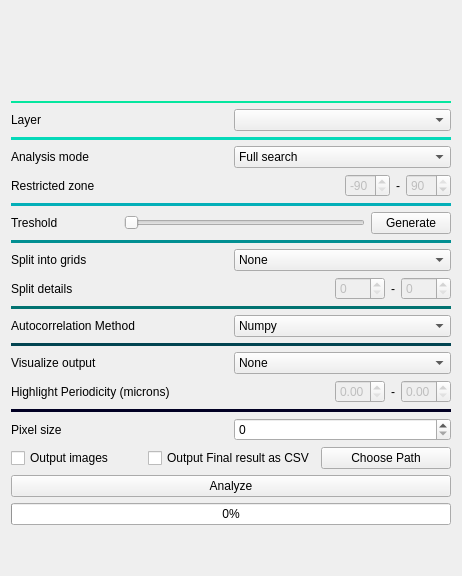
<?xml version="1.0" encoding="UTF-8"?>
<ui version="4.0">
 <class>Form</class>
 <widget class="QWidget" name="Form">
  <property name="geometry">
   <rect>
    <x>0</x>
    <y>0</y>
    <width>400</width>
    <height>300</height>
   </rect>
  </property>
  <property name="windowTitle">
   <string>Form</string>
  </property>
  <layout class="QVBoxLayout" name="verticalLayout_2">
    <item>
     <layout class="QVBoxLayout" name="verticalLayout">
      <property name="leftMargin">
       <number>0</number>
      </property>
      <item>
       <layout class="QHBoxLayout" name="horizontalLayout">
        <property name="sizeConstraint">
         <enum>QLayout::SetFixedSize</enum>
        </property>
        <property name="bottomMargin">
         <number>20</number>
        </property>
        <item>
         <widget class="QLabel" name="label_2">
          <property name="sizePolicy">
           <sizepolicy hsizetype="Minimum" vsizetype="Minimum">
            <horstretch>0</horstretch>
            <verstretch>0</verstretch>
           </sizepolicy>
          </property>
          <property name="minimumSize">
           <size>
            <width>440</width>
            <height>64</height>
           </size>
          </property>
          <property name="maximumSize">
           <size>
            <width>440</width>
            <height>64</height>
           </size>
          </property>
          <property name="autoFillBackground">
           <bool>false</bool>
          </property>
          <property name="frameShape">
           <enum>QFrame::NoFrame</enum>
          </property>
          <property name="text">
           <string/>
          </property>
          <property name="textFormat">
           <enum>Qt::PlainText</enum>
          </property>
          <property name="pixmap">
           <pixmap>Artboard4.png</pixmap>
          </property>
          <property name="scaledContents">
           <bool>true</bool>
          </property>
          <property name="alignment">
           <set>Qt::AlignCenter</set>
          </property>
          <property name="wordWrap">
           <bool>false</bool>
          </property>
         </widget>
        </item>
       </layout>
      </item>
      <item>
       <widget class="Line" name="line_3">
        <property name="sizePolicy">
         <sizepolicy hsizetype="Minimum" vsizetype="Minimum">
          <horstretch>0</horstretch>
          <verstretch>0</verstretch>
         </sizepolicy>
        </property>
        <property name="minimumSize">
         <size>
          <width>0</width>
          <height>2</height>
         </size>
        </property>
        <property name="styleSheet">
         <string notr="true">border: 5px solid #05e69f</string>
        </property>
        <property name="lineWidth">
         <number>5</number>
        </property>
        <property name="midLineWidth">
         <number>5</number>
        </property>
        <property name="orientation">
         <enum>Qt::Horizontal</enum>
        </property>
       </widget>
      </item>
      <item>
       <layout class="QHBoxLayout" name="horizontalLayout_7">
        <item>
         <widget class="QLabel" name="label_8">
          <property name="text">
           <string>Layer</string>
          </property>
         </widget>
        </item>
        <item>
         <widget class="QComboBox" name="comboBox_layer"/>
        </item>
       </layout>
      </item>
      <item>
       <widget class="Line" name="line">
        <property name="styleSheet">
         <string notr="true">border: 2px solid #05d9b9</string>
        </property>
        <property name="lineWidth">
         <number>0</number>
        </property>
        <property name="orientation">
         <enum>Qt::Horizontal</enum>
        </property>
       </widget>
      </item>
      <item>
       <layout class="QHBoxLayout" name="horizontalLayout_5">
        <item>
         <widget class="QLabel" name="label_5">
          <property name="text">
           <string>Analysis mode</string>
          </property>
         </widget>
        </item>
        <item>
         <widget class="QComboBox" name="comboBox_mode">
          <item>
           <property name="text">
            <string>Full search</string>
           </property>
          </item>
          <item>
           <property name="text">
            <string>Restrict angle</string>
           </property>
          </item>
         </widget>
        </item>
       </layout>
      </item>
      <item>
       <layout class="QHBoxLayout" name="horizontalLayout_6">
        <item>
         <widget class="QLabel" name="label_6">
          <property name="text">
           <string>Restricted zone</string>
          </property>
         </widget>
        </item>
        <item>
         <spacer name="horizontalSpacer">
          <property name="orientation">
           <enum>Qt::Horizontal</enum>
          </property>
          <property name="sizeHint" stdset="0">
           <size>
            <width>40</width>
            <height>20</height>
           </size>
          </property>
         </spacer>
        </item>
        <item>
         <widget class="QSpinBox" name="spinBox_zoneLeft">
          <property name="enabled">
           <bool>false</bool>
          </property>
          <property name="maximumSize">
           <size>
            <width>50</width>
            <height>16777215</height>
           </size>
          </property>
          <property name="minimum">
           <number>-90</number>
          </property>
          <property name="maximum">
           <number>90</number>
          </property>
          <property name="value">
           <number>-90</number>
          </property>
         </widget>
        </item>
        <item alignment="Qt::AlignHCenter">
         <widget class="QLabel" name="label_7">
          <property name="text">
           <string>-</string>
          </property>
         </widget>
        </item>
        <item>
         <widget class="QSpinBox" name="spinBox_zoneRight">
          <property name="enabled">
           <bool>false</bool>
          </property>
          <property name="maximumSize">
           <size>
            <width>50</width>
            <height>16777215</height>
           </size>
          </property>
          <property name="minimum">
           <number>-90</number>
          </property>
          <property name="maximum">
           <number>90</number>
          </property>
          <property name="value">
           <number>90</number>
          </property>
         </widget>
        </item>
       </layout>
      </item>
      <item>
       <widget class="Line" name="line_2">
        <property name="styleSheet">
         <string notr="true">border: 2px solid #03afb8</string>
        </property>
        <property name="orientation">
         <enum>Qt::Horizontal</enum>
        </property>
       </widget>
      </item>
      <item>
       <layout class="QHBoxLayout" name="horizontalLayout_8">
        <item>
         <widget class="QLabel" name="label_9">
          <property name="text">
           <string>Treshold</string>
          </property>
         </widget>
        </item>
        <item>
         <spacer name="horizontalSpacer_2">
          <property name="orientation">
           <enum>Qt::Horizontal</enum>
          </property>
          <property name="sizeType">
           <enum>QSizePolicy::Fixed</enum>
          </property>
          <property name="sizeHint" stdset="0">
           <size>
            <width>60</width>
            <height>0</height>
           </size>
          </property>
         </spacer>
        </item>
        <item>
         <widget class="QSlider" name="threshSlider">
          <property name="enabled">
           <bool>true</bool>
          </property>
          <property name="maximum">
           <number>255</number>
          </property>
          <property name="orientation">
           <enum>Qt::Horizontal</enum>
          </property>
         </widget>
        </item>
        <item>
         <widget class="QPushButton" name="genThresh">
          <property name="text">
           <string>Generate</string>
          </property>
         </widget>
        </item>
       </layout>
      </item>
      <item>
       <widget class="Line" name="line_4">
        <property name="styleSheet">
         <string notr="true">border: 2px solid #028f92</string>
        </property>
        <property name="orientation">
         <enum>Qt::Horizontal</enum>
        </property>
       </widget>
      </item>
      <item>
       <layout class="QHBoxLayout" name="horizontalLayout_12">
        <item>
         <widget class="QLabel" name="label_13">
          <property name="text">
           <string>Split into grids</string>
          </property>
         </widget>
        </item>
        <item>
         <widget class="QComboBox" name="comboBox_gridsplit">
          <item>
           <property name="text">
            <string>None</string>
           </property>
          </item>
          <item>
           <property name="text">
            <string>Auto</string>
           </property>
          </item>
          <item>
           <property name="text">
            <string>Manual</string>
           </property>
          </item>
         </widget>
        </item>
       </layout>
      </item>
      <item>
       <layout class="QHBoxLayout" name="horizontalLayout_11">
        <item>
         <widget class="QLabel" name="label_11">
          <property name="text">
           <string>Split details</string>
          </property>
         </widget>
        </item>
        <item>
         <spacer name="horizontalSpacer_3">
          <property name="orientation">
           <enum>Qt::Horizontal</enum>
          </property>
          <property name="sizeHint" stdset="0">
           <size>
            <width>40</width>
            <height>20</height>
           </size>
          </property>
         </spacer>
        </item>
        <item>
         <widget class="QSpinBox" name="spinBox_gridLeft">
          <property name="enabled">
           <bool>false</bool>
          </property>
          <property name="maximumSize">
           <size>
            <width>50</width>
            <height>16777215</height>
           </size>
          </property>
          <property name="minimum">
           <number>0</number>
          </property>
          <property name="maximum">
           <number>1000000</number>
          </property>
          <property name="value">
           <number>0</number>
          </property>
         </widget>
        </item>
        <item alignment="Qt::AlignHCenter">
         <widget class="QLabel" name="label_12">
          <property name="text">
           <string>-</string>
          </property>
         </widget>
        </item>
        <item>
         <widget class="QSpinBox" name="spinBox_gridRight">
          <property name="enabled">
           <bool>false</bool>
          </property>
          <property name="maximumSize">
           <size>
            <width>50</width>
            <height>16777215</height>
           </size>
          </property>
          <property name="minimum">
           <number>0</number>
          </property>
          <property name="maximum">
           <number>100000</number>
          </property>
          <property name="value">
           <number>0</number>
          </property>
         </widget>
        </item>
       </layout>
      </item>
      <item>
       <widget class="Line" name="line_17">
        <property name="styleSheet">
         <string notr="true">border: 2px solid #027371</string>
        </property>
        <property name="orientation">
         <enum>Qt::Horizontal</enum>
        </property>
       </widget>
      </item>
      <item>
       <layout class="QHBoxLayout" name="horizontalLayout_2">
        <item>
         <widget class="QLabel" name="label_3">
          <property name="text">
           <string>Autocorrelation Method</string>
          </property>
         </widget>
        </item>
        <item>
         <widget class="QComboBox" name="comboBox_AutocorMethod">
          <item>
           <property name="text">
            <string>Numpy</string>
           </property>
          </item>
          <item>
           <property name="text">
            <string>Miso</string>
           </property>
          </item>
         </widget>
        </item>
       </layout>
      </item>
      <item>
       <widget class="Line" name="line_18">
        <property name="styleSheet">
         <string notr="true">border: 2px solid #024451</string>
        </property>
        <property name="orientation">
         <enum>Qt::Horizontal</enum>
        </property>
       </widget>
      </item>
      <item>
       <layout class="QHBoxLayout" name="horizontalLayout_10">
        <item>
         <widget class="QLabel" name="label_10">
          <property name="text">
           <string>Visualize output</string>
          </property>
         </widget>
        </item>
        <item>
         <widget class="QComboBox" name="comboBox_visOutput">
          <item>
           <property name="text">
            <string>None</string>
           </property>
          </item>
          <item>
           <property name="text">
            <string>2D PCA</string>
           </property>
          </item>
          <item>
           <property name="text">
            <string>3D</string>
           </property>
          </item>
         </widget>
        </item>
       </layout>
      </item>
      <item>
       <layout class="QHBoxLayout" name="horizontalLayout_14">
        <item>
         <widget class="QLabel" name="label_15">
          <property name="text">
           <string>Highlight Periodicity (microns)</string>
          </property>
         </widget>
        </item>
        <item>
         <spacer name="horizontalSpacer_4">
          <property name="orientation">
           <enum>Qt::Horizontal</enum>
          </property>
          <property name="sizeHint" stdset="0">
           <size>
            <width>40</width>
            <height>20</height>
           </size>
          </property>
         </spacer>
        </item>
        <item>
         <widget class="QDoubleSpinBox" name="doubleSpinBox_visLeft">
          <property name="enabled">
           <bool>false</bool>
          </property>
          <property name="maximumSize">
           <size>
            <width>50</width>
            <height>16777215</height>
           </size>
          </property>
         </widget>
        </item>
        <item alignment="Qt::AlignHCenter">
         <widget class="QLabel" name="label_16">
          <property name="text">
           <string>-</string>
          </property>
         </widget>
        </item>
        <item>
         <widget class="QDoubleSpinBox" name="doubleSpinBox_visRight">
          <property name="enabled">
           <bool>false</bool>
          </property>
          <property name="maximumSize">
           <size>
            <width>50</width>
            <height>16777215</height>
           </size>
          </property>
         </widget>
        </item>
       </layout>
      </item>
      <item>
       <widget class="Line" name="line_19">
        <property name="styleSheet">
         <string notr="true">border: 2px solid #020024</string>
        </property>
        <property name="orientation">
         <enum>Qt::Horizontal</enum>
        </property>
       </widget>
      </item>
      <item>
       <layout class="QHBoxLayout" name="horizontalLayout_13">
        <item>
         <widget class="QLabel" name="label_14">
          <property name="text">
           <string>Pixel size</string>
          </property>
         </widget>
        </item>
        <item>
         <widget class="QSpinBox" name="spinBox_pixel">
          <property name="maximum">
           <number>9999999</number>
          </property>
         </widget>
        </item>
       </layout>
      </item>
      <item>
       <layout class="QHBoxLayout" name="horizontalLayout_9">
        <item>
         <widget class="QCheckBox" name="checkBox_outImg">
          <property name="text">
           <string>Output images</string>
          </property>
         </widget>
        </item>
        <item>
         <widget class="QCheckBox" name="checkBox_outCSV">
          <property name="text">
           <string>Output Final result as CSV</string>
          </property>
         </widget>
        </item>
        <item>
         <widget class="QPushButton" name="pushButton_File">
          <property name="text">
           <string>Choose Path</string>
          </property>
         </widget>
        </item>
       </layout>
      </item>
      <item>
       <widget class="QPushButton" name="analyze">
        <property name="text">
         <string>Analyze</string>
        </property>
       </widget>
      </item>
      <item>
       <widget class="QProgressBar" name="progressBar">
        <property name="value">
         <number>0</number>
        </property>
       </widget>
      </item>
     </layout>
    </item>
    <item>
     <spacer name="verticalSpacer">
      <property name="orientation">
       <enum>Qt::Vertical</enum>
      </property>
      <property name="sizeType">
       <enum>QSizePolicy::MinimumExpanding</enum>
      </property>
      <property name="sizeHint" stdset="0">
       <size>
        <width>20</width>
        <height>40</height>
       </size>
      </property>
     </spacer>
    </item>
   </layout>
 </widget>
 <resources/>
 <connections/>
</ui>
